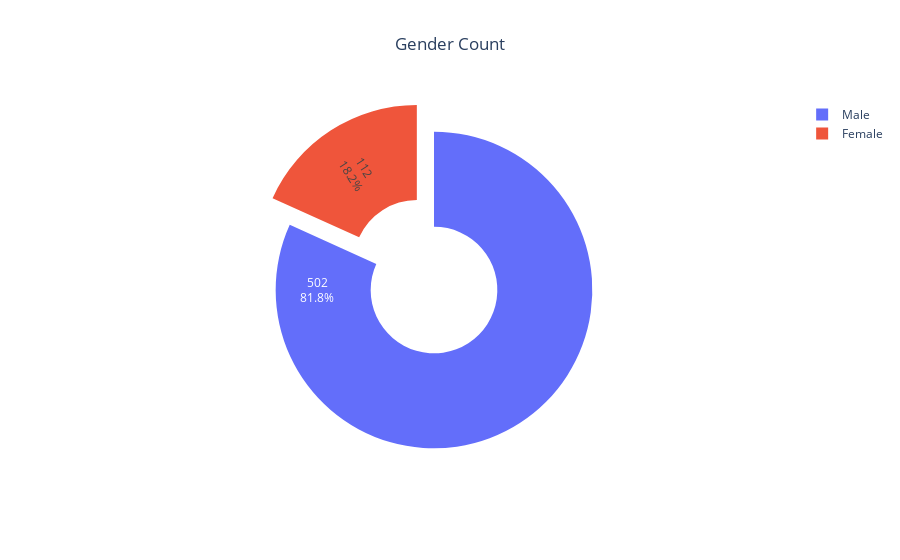

Notebook cell for this chart:
### Code cell
loan_ds_gender=loan_ds['Gender'].value_counts().to_frame().reset_index().rename(columns={'index':'Gender','Gender':'count'})

fig = go.Figure([go.Pie(labels=loan_ds_gender['Gender'],values=loan_ds_gender['count'],pull=[0,0.2],hole=0.4)])

fig.update_traces(hoverinfo='label+percent',textinfo='value+percent',textfont_size=12,insidetextorientation='radial')

fig.update_layout(title="Gender Count",title_x=0.5)

fig.show()

### Figure 1 — Plotly figure (JSON) as saved in the notebook; plotly's stock layout.template omitted (floating-point values rounded to 4 significant figures)
{"data": [{"hole": 0.4, "hoverinfo": "label+percent", "insidetextorientation": "radial", "labels": ["Male", "Female"], "pull": [0, 0.2], "textfont": {"size": 12}, "textinfo": "value+percent", "type": "pie", "values": [502, 112]}], "layout": {"title": {"text": "Gender Count", "x": 0.5}}}
